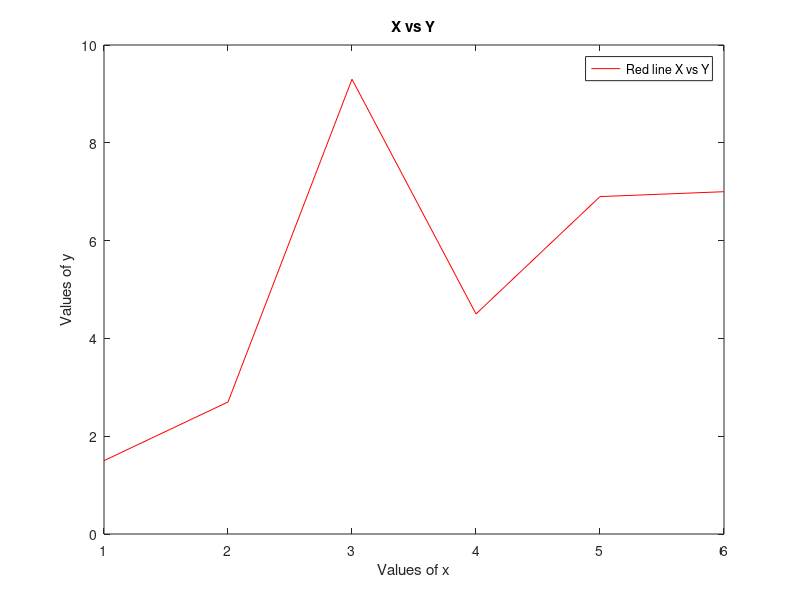

The MATLAB source for this figure:
clc
clear all
%{
A = [1, 2, 3:7, 9, 4]
B = [7;9;10;11]

size(B)
size(B, 1)  %To get nummber of rows
size(B, 2)  %To get nummber of columns

% Single column or row is treated as an array
B(4, 1)
B(4)

A = [1, 5; 9, 4]
B = [7, 9; 4, 8]

A+B
A-B
A*B     % Matrix multiplication
A.*B    % Component-wise multiplication

C = [1:20]
D = [1:0.1:5]

x = 5
y = 9
z = x+y
z = 7

I = eye(2)          % Identity matrix of 2x2 order
Z = zeros(2, 3)     % Zero matrix of 2x3 order
%}

x = [1:6]
y = [1.5, 2.7, 9.3, 4.5, 6.9, 7]

plot(x, y, 'r')
xlabel('Values of x')
ylabel('Values of y')
title('X vs Y')
legend('Red line X vs Y')